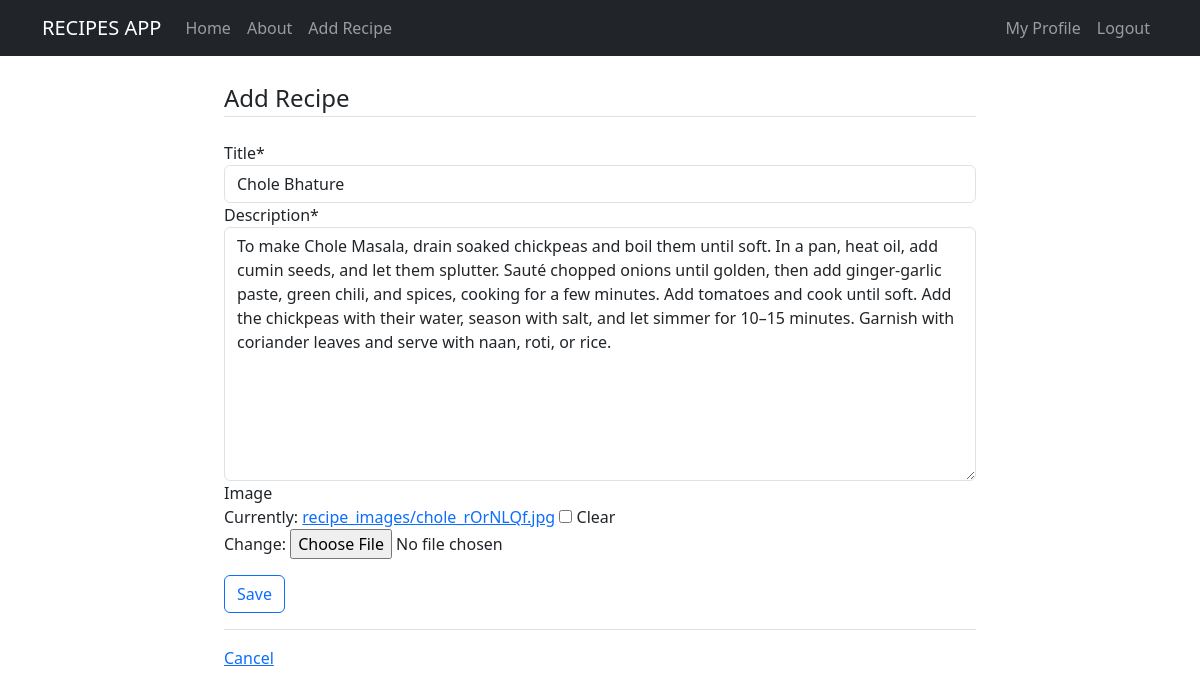
Screenshot of /recipe/6/update/ (signed in) with the database file from the repository.
### recipes/models.py (models this page shows, shortened)
class Recipe(models.Model):
    title=models.CharField(max_length=100)
    description= models.TextField()
    author= models.ForeignKey(User , on_delete=models.CASCADE)
    created_at= models.DateTimeField(auto_now_add=True)
    updated_at=models.DateTimeField(auto_now=True)
    image= models.ImageField(upload_to='recipe_images/',null=True ,blank=True)

### recipes/views.py (the view, shortened to what this page needs)
# urls.py: path('recipe/<int:pk>/update/', views.RecipeUpdateView.as_view() ,name="recipe-update"),
class RecipeUpdateView(LoginRequiredMixin,UserPassesTestMixin, UpdateView):
    model =models.Recipe
    fields=['title','description','image']
    def test_func(self):
        recipe= self.get_object()
        return self.request.user == recipe.author

### recipes/templates/recipes/recipe_form.html (shortened to what this page needs)
{% extends 'recipes/base.html' %} {% load crispy_forms_tags %}
{% block content %}
<div class="container">
    <form method="POST" enctype="multipart/form-data">
        <fieldset class="form-group">
            <legend class="border-bottom mb-4">Add Recipe</legend>
            {{ form|crispy }}
        </fieldset>
        <div class="form-group py-3">
            <input class="btn btn-outline-primary" type="submit" value="Save" >
        </div>
    </form>
    <div class="border-top pt-3">
        <a href="{% url 'recipes-home' %}">Cancel</a>
    </div>
</div>
{% endblock content %}

### rows the page displays
Recipe: title "Chole Bhature", description "To make Chole Masala, drain soaked chickpeas and boil them until soft. In a pan, heat oil, add cumin seeds, and let them splutter. Sauté chopped onions until golden, then add ginger-garlic paste, green chili, and spices, cooking for a few minutes. Add tomatoes and cook until soft. Add the chickpeas with their water, season with salt, and let simmer for 10–15 minutes. Garnish with coriander leaves and serve with naan, roti, or rice."
